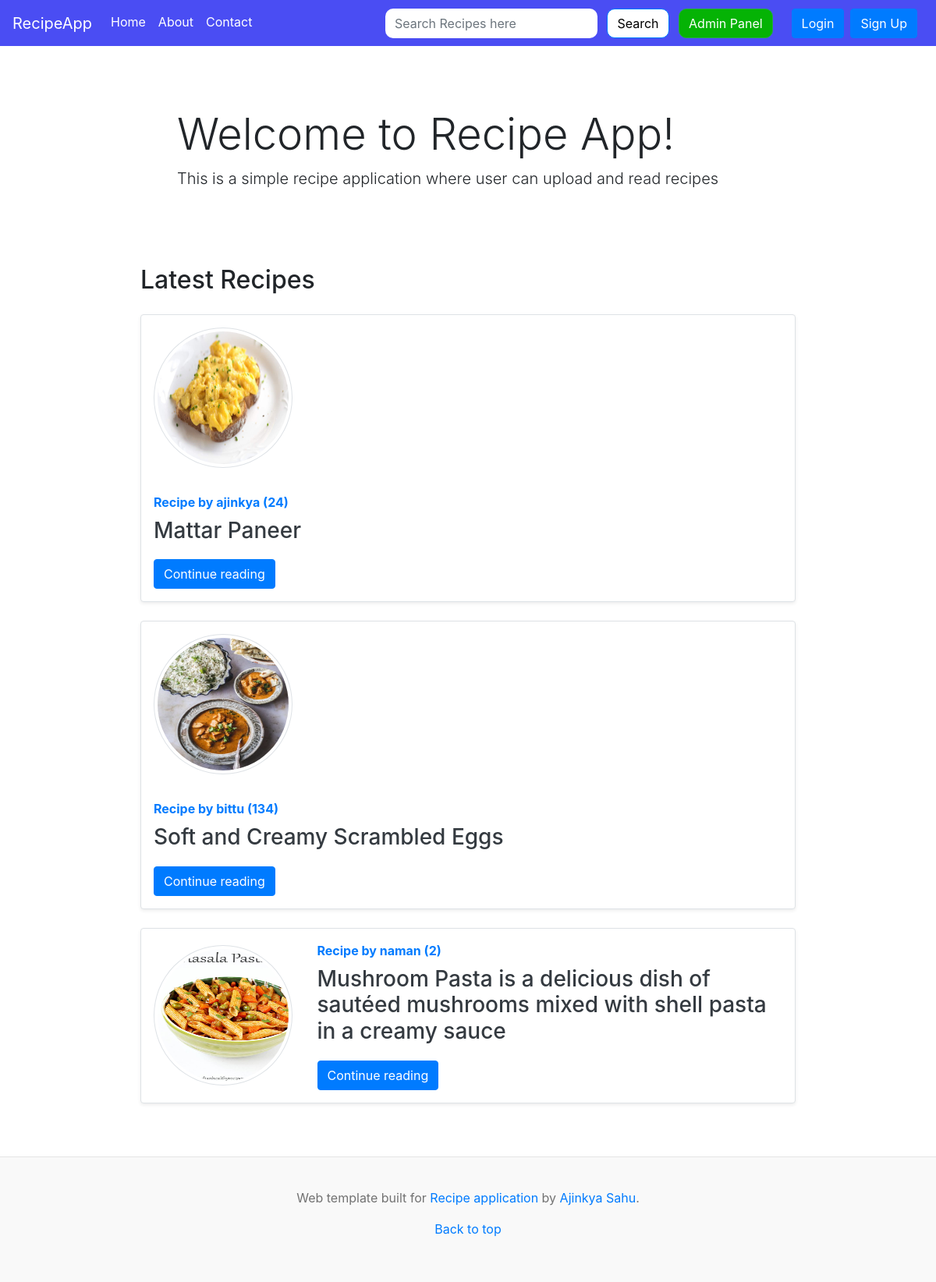
The page /home on the database its author committed.
### recipe/models.py (models this page shows, shortened)
class Recipe(models.Model):
    sno=models.AutoField(primary_key=True)
    title=models.CharField(max_length=255,unique = True)
    author=models.ForeignKey(User, on_delete=models.CASCADE)     #, null=True)
    views= models.IntegerField(default=0)
    timeStamp=models.DateTimeField(default = now)
    pic = models.ImageField("Recipe pics",upload_to= user_directory_path, blank=True,null=True)
    ingredients = HTMLField()
    content =  HTMLField()

### home/views.py (the view)
# urls.py: 2. Add a URL to urlpatterns:  path('', views.home, name='home')
def home(request):
    allPosts= Recipe.objects.all()
    context={'allPosts': allPosts}
    return render(request,'home/home.html',context)

### templates/home/home.html (shortened to what this page needs)
{% extends 'base.html' %} {% block title %} Home{% endblock title %} {% block homeactive %}active{% endblock homeactive %} {% block body %}
{% if is_paginated and page_obj.has_previous %}
{% else %}
<div class="body_container">
<div class="container">
    <div class="jumbotron my-3 recipe_background">
        <h1 class="display-4">Welcome to Recipe App!</h1>
        <p class="lead">This is a simple recipe application where user can upload and read recipes</p>
    </div>
</div>
{% endif %}
<div class="container_m">
    <h2>Latest Recipes</h2>
    {% for post in allPosts  %}
    <div class="row no-gutters border align-items-center rounded overflow-hidden flex-md-row mb-4 shadow-sm h-md-250 my-4 position-relative container_main">
        <div class="col-3 d-none d-lg-block p-3">
            <img src="{{post.pic.url}}" alt="" class="img-thumbnail rounded-circle" style="height:180px;width:180px;">
        </div>
        <div class="col p-3 d-flex flex-column position-static">
            <strong class="d-inline-block mb-2 text-primary">Recipe  by {{post.author}} ({{post.views}})</strong>
            <h3 class="mb-0"><a class="text-dark" href="{% url 'recipe:recipePost' post.title %}">{{post.title}} </a> </h3>
            <p class="card-text mb-auto mt-3">{{post.content|safe |truncatechars:200}}</p>
            <div class="my-2">
            	<a href="{% url 'recipe:recipePost' post.title %}" role="button" class="btn btn-primary">Continue reading</a>
            </div>
        </div>
    </div>
    {% endfor %}
</div>
{% endblock %}

### templates/base.html (style rules this page uses)
body { overflow-x: hidden; }

### templates/home/home.html (style rules this page uses)
.container_main { background-color: rgb(255, 255, 255); width: 70vw; display: flex; flex-direction: row; }
.body_container { align-items: center; align-items: center; justify-content: center; display: flex; flex-direction: column; }
.recipe_background { background: rgb(255, 255, 255); background-size: cover; }
body { background-image: url("https://images.pexels.com/photos/1030947/pexels-photo-1030947.jpeg?auto=compress&cs=tinysrgb&w=1260&h=750&dpr=1"); background-size: cover; justify-content: center; align-items: center; display: flex; flex-direction: column; }

### rows shown on the page
Recipe: pic (picture), author "ajinkya", views "24", title "Mattar Paneer"
Recipe: pic (picture), author "bittu", views "134", title "Soft and Creamy Scrambled Eggs"
Recipe: pic (picture), author "naman", views "2", title "Mushroom Pasta is a delicious dish of sautéed mushrooms mixed with shell pasta in a creamy sauce"
